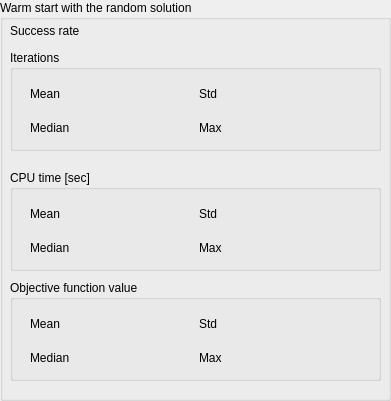
           <widget class="QGroupBox" name="groupBox_ws_rdm_app">
            <property name="geometry">
             <rect>
              <x>830</x>
              <y>10</y>
              <width>391</width>
              <height>401</height>
             </rect>
            </property>
            <property name="title">
             <string>Warm start with the random solution</string>
            </property>
            <widget class="QWidget" name="layoutWidget_25">
             <property name="geometry">
              <rect>
               <x>10</x>
               <y>20</y>
               <width>231</width>
               <height>21</height>
              </rect>
             </property>
             <layout class="QHBoxLayout" name="horizontalLayout_161">
              <item>
               <widget class="QLabel" name="label_rate_ws_rdm_app">
                <property name="text">
                 <string>Success rate</string>
                </property>
               </widget>
              </item>
              <item>
               <widget class="QLabel" name="label_rate_ws_rdm_app_value">
                <property name="text">
                 <string/>
                </property>
               </widget>
              </item>
             </layout>
            </widget>
            <widget class="QGroupBox" name="groupBox_iter_ws_rdm_app">
             <property name="geometry">
              <rect>
               <x>10</x>
               <y>50</y>
               <width>371</width>
               <height>101</height>
              </rect>
             </property>
             <property name="title">
              <string>Iterations</string>
             </property>
             <widget class="QWidget" name="layoutWidget_26">
              <property name="geometry">
               <rect>
                <x>20</x>
                <y>30</y>
                <width>331</width>
                <height>61</height>
               </rect>
              </property>
              <layout class="QVBoxLayout" name="verticalLayout_37">
               <item>
                <layout class="QHBoxLayout" name="horizontalLayout_162">
                 <item>
                  <layout class="QHBoxLayout" name="horizontalLayout_163">
                   <item>
                    <widget class="QLabel" name="label__iter_mean_ws_rdm_app">
                     <property name="text">
                      <string>Mean</string>
                     </property>
                    </widget>
                   </item>
                   <item>
                    <widget class="QLabel" name="label_iter_mean_ws_rdm_app_value">
                     <property name="text">
                      <string/>
                     </property>
                    </widget>
                   </item>
                  </layout>
                 </item>
                 <item>
                  <layout class="QHBoxLayout" name="horizontalLayout_164">
                   <item>
                    <widget class="QLabel" name="label_iter_std_ws_rdm_app">
                     <property name="text">
                      <string>Std</string>
                     </property>
                    </widget>
                   </item>
                   <item>
                    <widget class="QLabel" name="label_iter_std_ws_rdm_app_value">
                     <property name="text">
                      <string/>
                     </property>
                    </widget>
                   </item>
                  </layout>
                 </item>
                </layout>
               </item>
               <item>
                <layout class="QHBoxLayout" name="horizontalLayout_165">
                 <item>
                  <layout class="QHBoxLayout" name="horizontalLayout_166">
                   <item>
                    <widget class="QLabel" name="label_iter_median_ws_rdm_app">
                     <property name="text">
                      <string>Median</string>
                     </property>
                    </widget>
                   </item>
                   <item>
                    <widget class="QLabel" name="label_iter_median_ws_rdm_app_value">
                     <property name="text">
                      <string/>
                     </property>
                    </widget>
                   </item>
                  </layout>
                 </item>
                 <item>
                  <layout class="QHBoxLayout" name="horizontalLayout_167">
                   <item>
                    <widget class="QLabel" name="label_iter_max_ws_rdm_app">
                     <property name="text">
                      <string>Max</string>
                     </property>
                    </widget>
                   </item>
                   <item>
                    <widget class="QLabel" name="label_iter_max_ws_rdm_app_value">
                     <property name="text">
                      <string/>
                     </property>
                    </widget>
                   </item>
                  </layout>
                 </item>
                </layout>
               </item>
              </layout>
             </widget>
            </widget>
            <widget class="QGroupBox" name="groupBox_cpu_ws_rdm_app">
             <property name="geometry">
              <rect>
               <x>10</x>
               <y>170</y>
               <width>371</width>
               <height>101</height>
              </rect>
             </property>
             <property name="title">
              <string>CPU time [sec]</string>
             </property>
             <widget class="QWidget" name="layoutWidget_27">
              <property name="geometry">
               <rect>
                <x>20</x>
                <y>30</y>
                <width>331</width>
                <height>61</height>
               </rect>
              </property>
              <layout class="QVBoxLayout" name="verticalLayout_38">
               <item>
                <layout class="QHBoxLayout" name="horizontalLayout_168">
                 <item>
                  <layout class="QHBoxLayout" name="horizontalLayout_169">
                   <item>
                    <widget class="QLabel" name="label_cpu_mean_ws_rdm_app">
                     <property name="text">
                      <string>Mean</string>
                     </property>
                    </widget>
                   </item>
                   <item>
                    <widget class="QLabel" name="label_cpu_mean_ws_rdm_app_value">
                     <property name="text">
                      <string/>
                     </property>
                    </widget>
                   </item>
                  </layout>
                 </item>
                 <item>
                  <layout class="QHBoxLayout" name="horizontalLayout_170">
                   <item>
                    <widget class="QLabel" name="label_cpu_std_ws_rdm_app">
                     <property name="text">
                      <string>Std</string>
                     </property>
                    </widget>
                   </item>
                   <item>
                    <widget class="QLabel" name="label_cpu_std_ws_rdm_app_value">
                     <property name="text">
                      <string/>
                     </property>
                    </widget>
                   </item>
                  </layout>
                 </item>
                </layout>
               </item>
               <item>
                <layout class="QHBoxLayout" name="horizontalLayout_171">
                 <item>
                  <layout class="QHBoxLayout" name="horizontalLayout_172">
                   <item>
                    <widget class="QLabel" name="label_cpu_median_ws_rdm_app">
                     <property name="text">
                      <string>Median</string>
                     </property>
                    </widget>
                   </item>
                   <item>
                    <widget class="QLabel" name="label_cpu_median_ws_rdm_app_value">
                     <property name="text">
                      <string/>
                     </property>
                    </widget>
                   </item>
                  </layout>
                 </item>
                 <item>
                  <layout class="QHBoxLayout" name="horizontalLayout_173">
                   <item>
                    <widget class="QLabel" name="label_cpu_max_ws_rdm_app">
                     <property name="text">
                      <string>Max</string>
                     </property>
                    </widget>
                   </item>
                   <item>
                    <widget class="QLabel" name="label_cpu_max_ws_rdm_app_value">
                     <property name="text">
                      <string/>
                     </property>
                    </widget>
                   </item>
                  </layout>
                 </item>
                </layout>
               </item>
              </layout>
             </widget>
            </widget>
            <widget class="QGroupBox" name="groupBox_obj_ws_rdm_app">
             <property name="geometry">
              <rect>
               <x>10</x>
               <y>280</y>
               <width>371</width>
               <height>101</height>
              </rect>
             </property>
             <property name="title">
              <string>Objective function value</string>
             </property>
             <widget class="QWidget" name="layoutWidget_28">
              <property name="geometry">
               <rect>
                <x>20</x>
                <y>30</y>
                <width>331</width>
                <height>61</height>
               </rect>
              </property>
              <layout class="QVBoxLayout" name="verticalLayout_39">
               <item>
                <layout class="QHBoxLayout" name="horizontalLayout_174">
                 <item>
                  <layout class="QHBoxLayout" name="horizontalLayout_175">
                   <item>
                    <widget class="QLabel" name="label_obj_mean_ws_rdm_app">
                     <property name="text">
                      <string>Mean</string>
                     </property>
                    </widget>
                   </item>
                   <item>
                    <widget class="QLabel" name="label_obj_mean_ws_rdm_app_value">
                     <property name="text">
                      <string/>
                     </property>
                    </widget>
                   </item>
                  </layout>
                 </item>
                 <item>
                  <layout class="QHBoxLayout" name="horizontalLayout_176">
                   <item>
                    <widget class="QLabel" name="label_obj_std_ws_rdm_app">
                     <property name="text">
                      <string>Std</string>
                     </property>
                    </widget>
                   </item>
                   <item>
                    <widget class="QLabel" name="label_obj_std_ws_rdm_app_value">
                     <property name="text">
                      <string/>
                     </property>
                    </widget>
                   </item>
                  </layout>
                 </item>
                </layout>
               </item>
               <item>
                <layout class="QHBoxLayout" name="horizontalLayout_177">
                 <item>
                  <layout class="QHBoxLayout" name="horizontalLayout_178">
                   <item>
                    <widget class="QLabel" name="label_obj_median_ws_rdm_app">
                     <property name="text">
                      <string>Median</string>
                     </property>
                    </widget>
                   </item>
                   <item>
                    <widget class="QLabel" name="label_obj_median_ws_rdm_app_value">
                     <property name="text">
                      <string/>
                     </property>
                    </widget>
                   </item>
                  </layout>
                 </item>
                 <item>
                  <layout class="QHBoxLayout" name="horizontalLayout_179">
                   <item>
                    <widget class="QLabel" name="label_obj_max_ws_rdm_app">
                     <property name="text">
                      <string>Max</string>
                     </property>
                    </widget>
                   </item>
                   <item>
                    <widget class="QLabel" name="label_obj_max_ws_rdm_app_value">
                     <property name="text">
                      <string/>
                     </property>
                    </widget>
                   </item>
                  </layout>
                 </item>
                </layout>
               </item>
              </layout>
             </widget>
            </widget>
           </widget>
